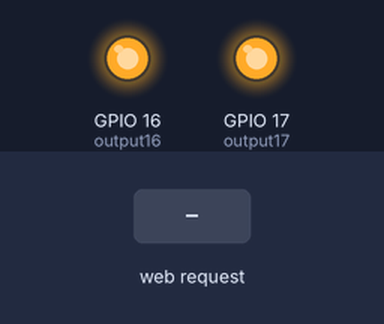
A sketch run on a simulated ESP32. Shown: output pins drawn as LEDs (lit = HIGH). Inputs (shaded band) come from the test bench. WiFi joins after 1.5 s; servers stay silent unless stated; what the sketch prints to the serial monitor is not drawn.

Above: at 2.7 s.
2.8 s: HTTP request GET /16/on received
At 4.0 s:
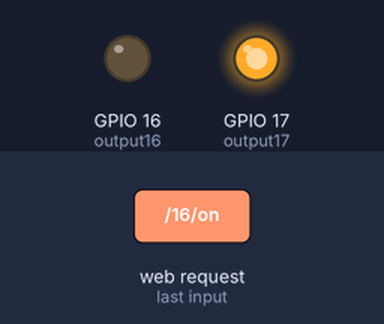
4.3 s: HTTP request GET /17/on received
At 5.2 s:
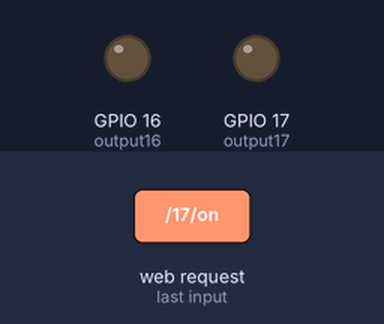
5.8 s: HTTP request GET /16/off received
At 6.3 s:
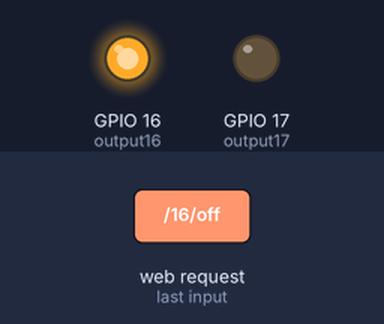
7.3 s: HTTP request GET /17/off received
At 8.7 s:
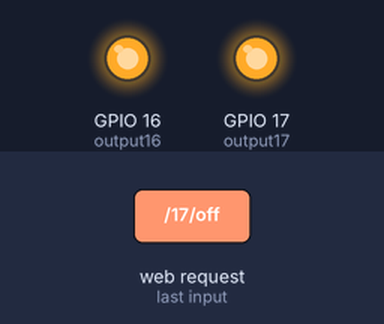
Timing chart, 0 to 9.8 s (numbered marks = the images above; inputs shaded):
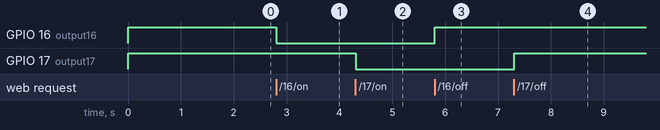

Measured:
- after the input at 2.8 s, GPIO 16 (output16): HIGH → LOW at once
- after the input at 4.3 s, GPIO 17 (output17): HIGH → LOW at once
- after the input at 5.8 s, GPIO 16 (output16): LOW → HIGH at once
- after the input at 7.3 s, GPIO 17 (output17): LOW → HIGH at once

The sketch:

WIFI_Web_Servers_LED.ino
```cpp
/********************************************
 －－－－深圳市晶彩智能有限公司－－－－
  File name：40.WIFI Web Servers LED.ino
  Version：V2.0
  Illustrate：WIFI Web Servers Two-color LED light experiment
 ********************************************/
#include <WiFi.h>

// Enter the WIFI name and password that you can access to the Internet.
//It is recommended to use an Android phone for web control to ensure that the ESP32 is in the same network.
const char* ssid = "CMCC-404";
const char* password = "12345678";

// Set the web server port number to 80
WiFiServer server(80);

// Variable to store the HTTP request
String header;

// Auxiliary variable for storing the current output state
String output25State = "off";
String output26State = "off";

// Assign output variables to GPIO pins
const int output16 = 16;
const int output17 = 17;

// Current time
unsigned long currentTime = millis();
// Previous time
unsigned long previousTime = 0;
// Define the timeout in milliseconds (eg: 2000ms = 2s)
const long timeoutTime = 2000;

void setup() {
  Serial.begin(115200);
  // Initialize output variable to output
  pinMode(output16, OUTPUT);
  pinMode(output17, OUTPUT);
  // Set output to HIGH
  digitalWrite(output16, HIGH);
  digitalWrite(output17, HIGH);

  // Connect to Wi-Fi network using SSID and password
  Serial.print("Connecting to ");
  Serial.println(ssid);
  WiFi.begin(ssid, password);
  while (WiFi.status() != WL_CONNECTED) {
    delay(500);
    Serial.print(".");
  }
  // Print the local IP address and start the web server
  Serial.println("");
  Serial.println("WiFi connected.");
  Serial.println("IP address: ");
  Serial.println(WiFi.localIP());
  server.begin();
}

void loop(){
  WiFiClient client = server.available();   // Monitor clients

  if (client) {                             // If a new client connects
    currentTime = millis();
    previousTime = currentTime;
    Serial.println("New Client.");          // Print a message in the serial port
    String currentLine = "";                // Create a String to hold incoming data from the client
    while (client.connected() && currentTime - previousTime <= timeoutTime) {  // Loop while client connects
      currentTime = millis();
      if (client.available()) {             // If you want to read bytes from the client
        char c = client.read();             // Then read a byte
        Serial.write(c);                    // Print out on serial monitor
        header += c;
        if (c == '\n') {                    // If the byte is a newline
          // If the current line is empty, there are two newlines on a line.
          // This is the end of the client HTTP request, so send a response:
          if (currentLine.length() == 0) {
            // HTTP headers always start with a response code (e.g. HTTP/1.1 200 OK)
            // Then the content-type, so the client knows what to expect, followed by the empty line:
            client.println("HTTP/1.1 200 OK");
            client.println("Content-type:text/html");
            client.println("Connection: close");
            client.println();

            // turn gpio on and off

            if (header.indexOf("GET /16/on") >= 0) {
              Serial.println("GPIO 16 on");
              output25State = "on";
              digitalWrite(output16, LOW);
            } else if (header.indexOf("GET /16/off") >= 0) {
              Serial.println("GPIO 16 off");
              output25State = "off";
              digitalWrite(output16, HIGH);
            } else if (header.indexOf("GET /17/on") >= 0) {
              Serial.println("GPIO 17 on");
              output26State = "on";
              digitalWrite(output17, LOW);
            } else if (header.indexOf("GET /17/off") >= 0) {
              Serial.println("GPIO 17 off");
              output26State = "off";
              digitalWrite(output17, HIGH);
            }

            // Display HTML pages
            client.println("<!DOCTYPE html><html>");
            client.println("<head><meta name=\"viewport\" content=\"width=device-width, initial-scale=1\">");
            client.println("<link rel=\"icon\" href=\"data:,\">");
            // CSS to style the on/off button
            // Feel free to change the background color and font size properties to suit your preferences
            client.println("<style>html { font-family: Helvetica; display: inline-block; margin: 0px auto; text-align: center;}");
            client.println(".button { background-color: #4CAF50; border: none; color: white; padding: 16px 40px;");
            client.println("text-decoration: none; font-size: 30px; margin: 2px; cursor: pointer;}");
            client.println(".button2 {background-color: #555555;}</style></head>");

            // Page title
            client.println("<body><h1>ESP32 Web Server LED </h1>");

            // Display current status and ON/OFF button of GPIO 16
            client.println("<p>GREEN LED - State " + output25State + "</p>");
            // If output26State is off, show ON button
            if (output25State=="off") {
              client.println("<p><a href=\"/16/on\"><button class=\"button\">ON</button></a></p>");
            } else {
              client.println("<p><a href=\"/16/off\"><button class=\"button button2\">OFF</button></a></p>");
            }

            // Display current status and ON/OFF button of GPIO 17
            client.println("<p> BLUE LED - State " + output26State + "</p>");
            // If output26State is off, show ON button
            if (output26State=="off") {
              client.println("<p><a href=\"/17/on\"><button class=\"button\">ON</button></a></p>");
            } else {
              client.println("<p><a href=\"/17/off\"><button class=\"button button2\">OFF</button></a></p>");
            }
            client.println("</body></html>");

            // HTTP response ends with another blank line
            client.println();
            // Out of the while loop
            break;
          } else { // If you have a newline then clear currentLine
            currentLine = "";
          }
        } else if (c != '\r') {  // If you get characters other than carriage return
          currentLine += c;      // Add it to the end of currentLine
        }
      }
    }
    // Clear header variable
    header = "";
    // Close the connection
    client.stop();
    Serial.println("Client disconnected.");
    Serial.println("");
  }
}
```
